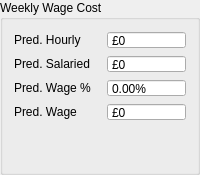
             <widget class="QGroupBox" name="groupBox_2">
              <property name="autoFillBackground">
               <bool>false</bool>
              </property>
              <property name="title">
               <string>Weekly Wage Cost</string>
              </property>
              <property name="flat">
               <bool>false</bool>
              </property>
              <property name="checkable">
               <bool>false</bool>
              </property>
              <layout class="QGridLayout" name="gridLayout_4">
               <item row="2" column="0">
                <widget class="QLabel" name="predictedWagePerclbl">
                 <property name="sizePolicy">
                  <sizepolicy hsizetype="Preferred" vsizetype="Fixed">
                   <horstretch>0</horstretch>
                   <verstretch>0</verstretch>
                  </sizepolicy>
                 </property>
                 <property name="minimumSize">
                  <size>
                   <width>0</width>
                   <height>18</height>
                  </size>
                 </property>
                 <property name="maximumSize">
                  <size>
                   <width>90</width>
                   <height>16777215</height>
                  </size>
                 </property>
                 <property name="text">
                  <string>Pred. Wage %</string>
                 </property>
                </widget>
               </item>
               <item row="1" column="0">
                <widget class="QLabel" name="predSalariedlbl">
                 <property name="sizePolicy">
                  <sizepolicy hsizetype="Preferred" vsizetype="Fixed">
                   <horstretch>0</horstretch>
                   <verstretch>0</verstretch>
                  </sizepolicy>
                 </property>
                 <property name="minimumSize">
                  <size>
                   <width>0</width>
                   <height>18</height>
                  </size>
                 </property>
                 <property name="maximumSize">
                  <size>
                   <width>90</width>
                   <height>16777215</height>
                  </size>
                 </property>
                 <property name="text">
                  <string>Pred. Salaried</string>
                 </property>
                </widget>
               </item>
               <item row="3" column="0">
                <widget class="QLabel" name="predWagelbl">
                 <property name="sizePolicy">
                  <sizepolicy hsizetype="Preferred" vsizetype="Fixed">
                   <horstretch>0</horstretch>
                   <verstretch>0</verstretch>
                  </sizepolicy>
                 </property>
                 <property name="minimumSize">
                  <size>
                   <width>0</width>
                   <height>18</height>
                  </size>
                 </property>
                 <property name="maximumSize">
                  <size>
                   <width>90</width>
                   <height>16777215</height>
                  </size>
                 </property>
                 <property name="text">
                  <string>Pred. Wage</string>
                 </property>
                </widget>
               </item>
               <item row="0" column="0">
                <widget class="QLabel" name="predHourlylbl">
                 <property name="sizePolicy">
                  <sizepolicy hsizetype="Preferred" vsizetype="Fixed">
                   <horstretch>0</horstretch>
                   <verstretch>0</verstretch>
                  </sizepolicy>
                 </property>
                 <property name="minimumSize">
                  <size>
                   <width>0</width>
                   <height>18</height>
                  </size>
                 </property>
                 <property name="maximumSize">
                  <size>
                   <width>90</width>
                   <height>16777215</height>
                  </size>
                 </property>
                 <property name="text">
                  <string>Pred. Hourly</string>
                 </property>
                </widget>
               </item>
               <item row="4" column="1">
                <spacer name="verticalSpacer_5">
                 <property name="orientation">
                  <enum>Qt::Vertical</enum>
                 </property>
                 <property name="sizeHint" stdset="0">
                  <size>
                   <width>20</width>
                   <height>40</height>
                  </size>
                 </property>
                </spacer>
               </item>
               <item row="3" column="1">
                <widget class="QDoubleSpinBox" name="predWageBox">
                 <property name="minimumSize">
                  <size>
                   <width>79</width>
                   <height>18</height>
                  </size>
                 </property>
                 <property name="maximumSize">
                  <size>
                   <width>79</width>
                   <height>18</height>
                  </size>
                 </property>
                 <property name="readOnly">
                  <bool>true</bool>
                 </property>
                 <property name="buttonSymbols">
                  <enum>QAbstractSpinBox::NoButtons</enum>
                 </property>
                 <property name="prefix">
                  <string>£</string>
                 </property>
                 <property name="decimals">
                  <number>0</number>
                 </property>
                 <property name="maximum">
                  <double>9999.000000000000000</double>
                 </property>
                </widget>
               </item>
               <item row="1" column="1">
                <widget class="QDoubleSpinBox" name="predSalariedBox">
                 <property name="minimumSize">
                  <size>
                   <width>79</width>
                   <height>18</height>
                  </size>
                 </property>
                 <property name="maximumSize">
                  <size>
                   <width>79</width>
                   <height>18</height>
                  </size>
                 </property>
                 <property name="readOnly">
                  <bool>true</bool>
                 </property>
                 <property name="buttonSymbols">
                  <enum>QAbstractSpinBox::NoButtons</enum>
                 </property>
                 <property name="prefix">
                  <string>£</string>
                 </property>
                 <property name="decimals">
                  <number>0</number>
                 </property>
                 <property name="maximum">
                  <double>9999.000000000000000</double>
                 </property>
                </widget>
               </item>
               <item row="0" column="1">
                <widget class="QDoubleSpinBox" name="predHourlyBox">
                 <property name="minimumSize">
                  <size>
                   <width>79</width>
                   <height>18</height>
                  </size>
                 </property>
                 <property name="maximumSize">
                  <size>
                   <width>79</width>
                   <height>18</height>
                  </size>
                 </property>
                 <property name="readOnly">
                  <bool>true</bool>
                 </property>
                 <property name="buttonSymbols">
                  <enum>QAbstractSpinBox::NoButtons</enum>
                 </property>
                 <property name="prefix">
                  <string>£</string>
                 </property>
                 <property name="decimals">
                  <number>0</number>
                 </property>
                 <property name="maximum">
                  <double>9999.000000000000000</double>
                 </property>
                </widget>
               </item>
               <item row="2" column="1">
                <widget class="QDoubleSpinBox" name="predWagePercBox">
                 <property name="minimumSize">
                  <size>
                   <width>79</width>
                   <height>18</height>
                  </size>
                 </property>
                 <property name="maximumSize">
                  <size>
                   <width>79</width>
                   <height>18</height>
                  </size>
                 </property>
                 <property name="readOnly">
                  <bool>true</bool>
                 </property>
                 <property name="buttonSymbols">
                  <enum>QAbstractSpinBox::NoButtons</enum>
                 </property>
                 <property name="suffix">
                  <string>%</string>
                 </property>
                </widget>
               </item>
              </layout>
             </widget>
